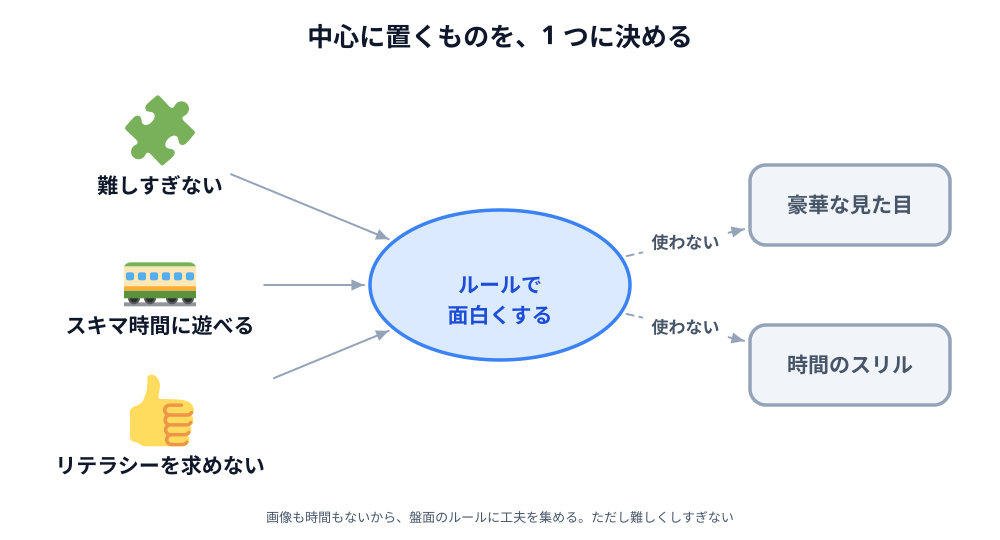

Python code for this plot:
# 06-summary.svg
# スキーマ: CENTER-PERIPHERY（中心に置くものと、その外側に出すもの）
# 見た目や時間のスリルではなく、ルールで面白くすると決めたことを見せる

import sys

sys.path.insert(0, "/Users/seekseep/.claude/skills/genfig")
from genfig import Canvas

c = Canvas(1000, 540)
c.text(500, 46, "中心に置くものを、1 つに決める", scale="xl")

core = c.node(500, 285, "ルールで\n面白くする", shape="ellipse", color="blue",
              w=260, h=150)

easy = c.node(160, 145, "難しすぎない", emoji_cp="1f9e9", w=200, h=80)  # 🧩
gap = c.node(160, 285, "スキマ時間に遊べる", emoji_cp="1f683", w=220, h=80)  # 🚃
lit = c.node(160, 425, "リテラシーを求めない", emoji_cp="1f44d", w=220, h=80)  # 👍

rich = c.node(850, 205, "豪華な見た目", shape="sticky", color="gray", w=200, h=80)
thrill = c.node(850, 365, "時間のスリル", shape="sticky", color="gray", w=200, h=80)

c.link(easy, core, primary=False)
c.link(gap, core, primary=False)
c.link(lit, core, primary=False)
c.link(core, rich, dash="dashed", primary=False, label="使わない")
c.link(core, thrill, dash="dashed", primary=False, label="使わない")

c.text(500, 522, "画像も時間もないから、盤面のルールに工夫を集める。ただし難しくしすぎない",
       scale="sm")

c.save("06-summary.svg")
